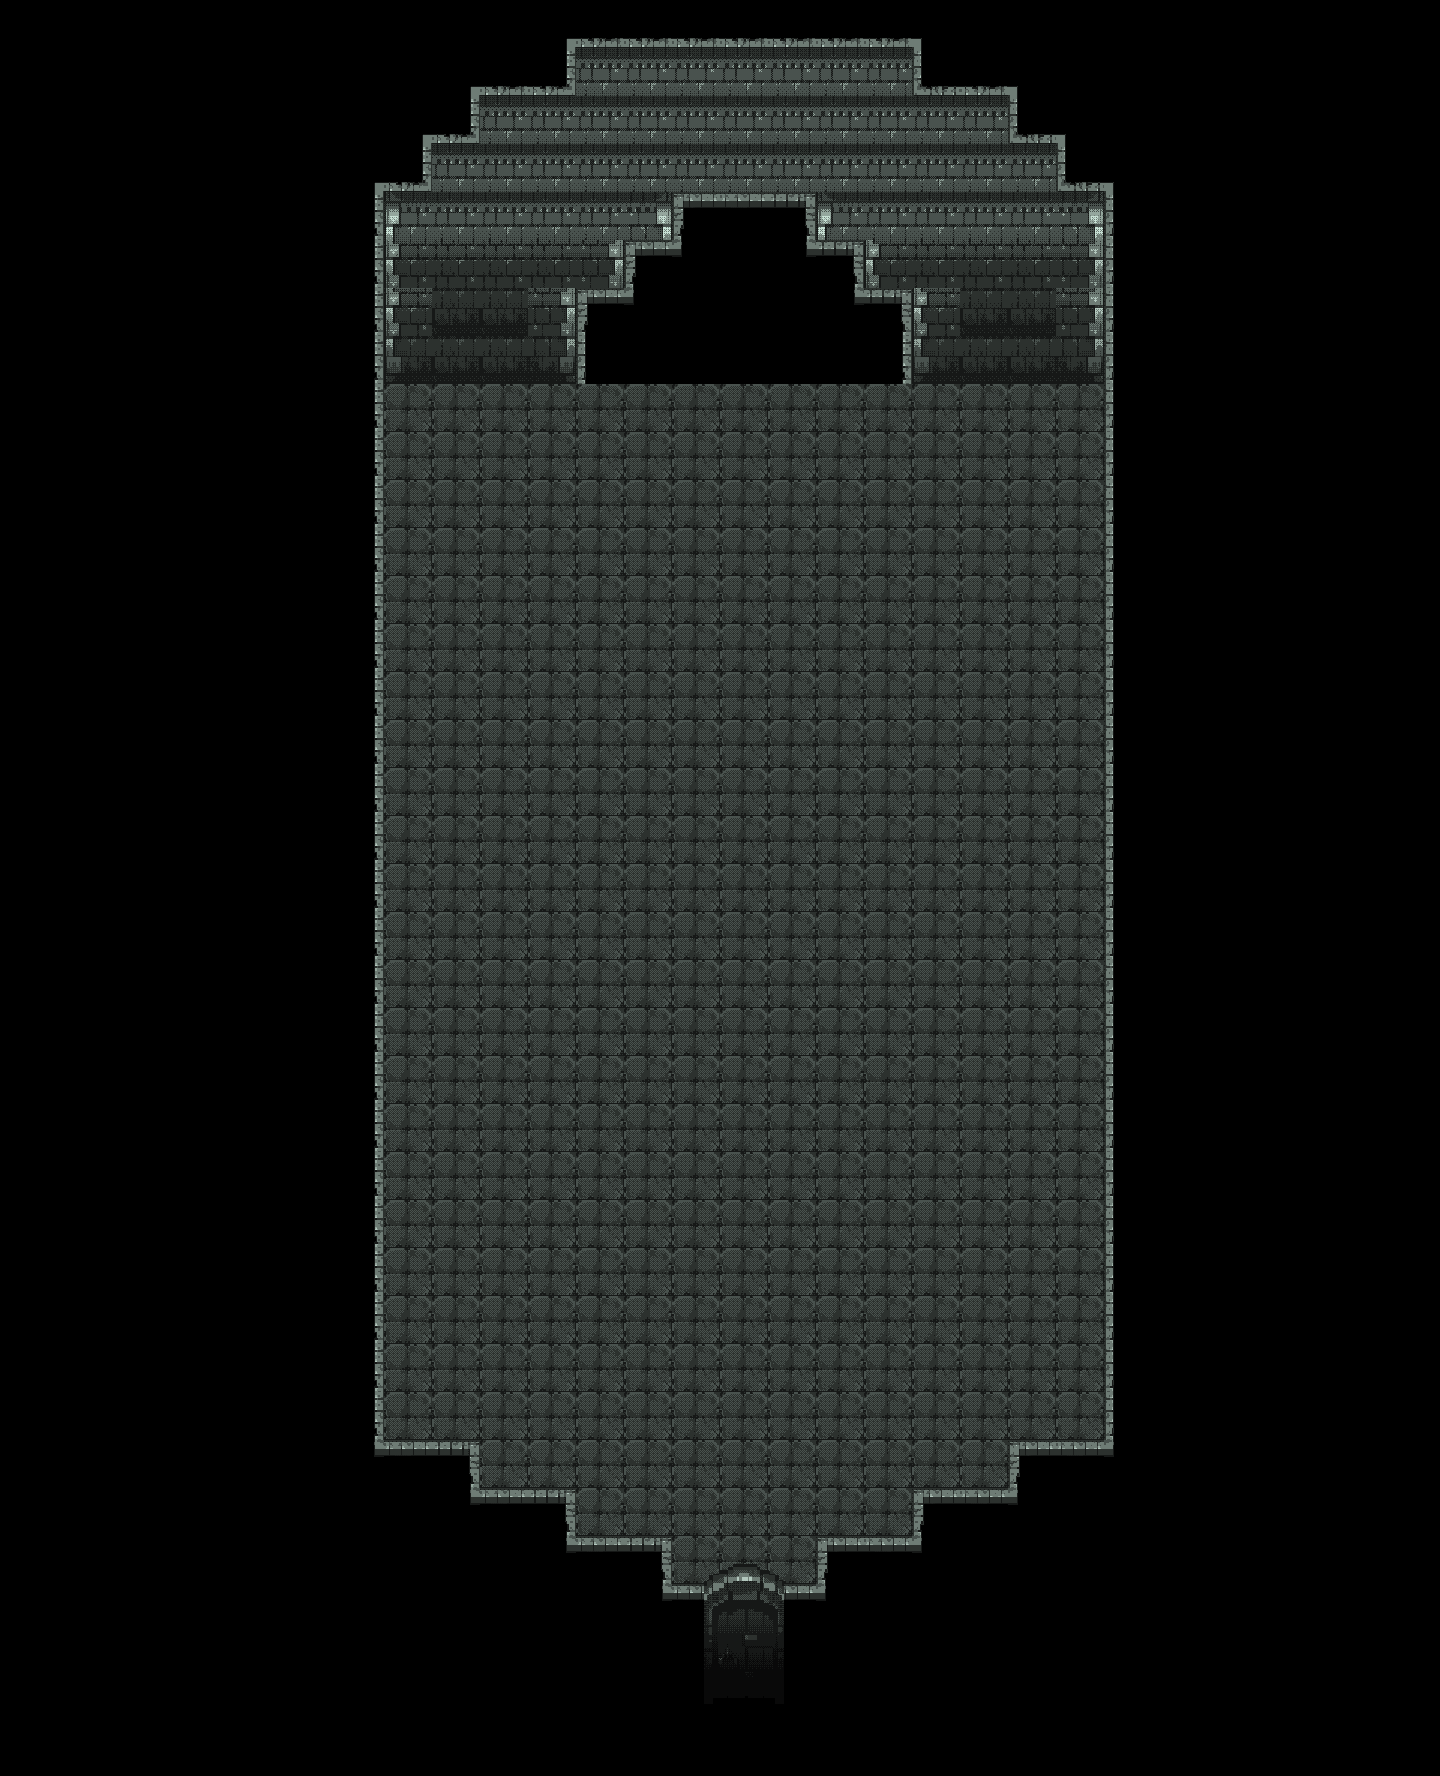

Below is a game level as drawn by its tile map, then a one-line description and the .tmx that defines it (tile-layer data replaced by summaries):
An orthogonal 30x37 tile map with 48x48 px tiles, 6 tile layers (18_floor, 18_walls, 18_details, 18_darkness, ...).

<map version="1.10" tiledversion="1.10.2" orientation="orthogonal" renderorder="right-down" width="30" height="37" tilewidth="48" tileheight="48" infinite="0" nextlayerid="7" nextobjectid="1">
 <tileset firstgid="1" source="../Tilesets/Katos_tiles_1.tsx" />
 <layer id="1" name="18_floor" width="30" height="37">
  <data>[1110 cells, 351 non-empty, 1 distinct tile ids]</data>
 </layer>
 <layer id="2" name="18_walls" width="30" height="37">
  <data>[1110 cells, 69 non-empty, 9 distinct tile ids]</data>
 </layer>
 <layer id="4" name="18_details" width="30" height="37">
  <data>[1110 cells, 0 non-empty, 0 distinct tile ids]</data>
 </layer>
 <layer id="5" name="18_darkness" width="30" height="37">
  <data>[1110 cells, 45 non-empty, 1 distinct tile ids]</data>
 </layer>
 <layer id="3" name="18_enclosure" width="30" height="37">
  <data>[1110 cells, 110 non-empty, 12 distinct tile ids]</data>
 </layer>
 <layer id="6" name="18_door" width="30" height="37">
  <data>[1110 cells, 12 non-empty, 12 distinct tile ids]</data>
 </layer>
</map>
